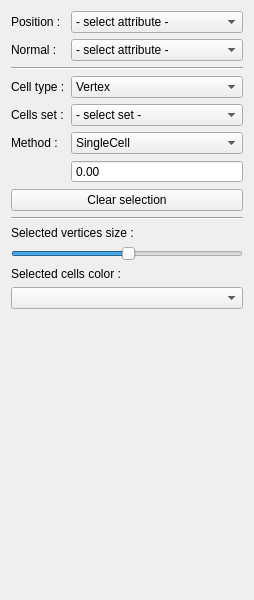
<?xml version="1.0" encoding="UTF-8"?>
<ui version="4.0">
 <exportmacro>SCHNAPPS_PLUGIN_SELECTION_API</exportmacro>
 <class>Selection_TabWidget</class>
 <widget class="QWidget" name="Selection_TabWidget">
  <property name="geometry">
   <rect>
    <x>0</x>
    <y>0</y>
    <width>254</width>
    <height>600</height>
   </rect>
  </property>
  <property name="windowTitle">
   <string>Form</string>
  </property>
  <layout class="QGridLayout" name="gridLayout">
   <item row="0" column="0">
    <widget class="QLabel" name="label_2">
     <property name="text">
      <string>Position :</string>
     </property>
    </widget>
   </item>
   <item row="0" column="1">
    <widget class="QComboBox" name="combo_positionAttribute">
     <property name="sizePolicy">
      <sizepolicy hsizetype="Expanding" vsizetype="Fixed">
       <horstretch>0</horstretch>
       <verstretch>0</verstretch>
      </sizepolicy>
     </property>
     <item>
      <property name="text">
       <string>- select attribute -</string>
      </property>
     </item>
    </widget>
   </item>
   <item row="1" column="0">
    <widget class="QLabel" name="label">
     <property name="text">
      <string>Normal :</string>
     </property>
    </widget>
   </item>
   <item row="1" column="1">
    <widget class="QComboBox" name="combo_normalAttribute">
     <item>
      <property name="text">
       <string>- select attribute -</string>
      </property>
     </item>
    </widget>
   </item>
   <item row="2" column="0" colspan="2">
    <widget class="Line" name="line">
     <property name="orientation">
      <enum>Qt::Horizontal</enum>
     </property>
    </widget>
   </item>
   <item row="3" column="0">
    <widget class="QLabel" name="label_7">
     <property name="text">
      <string>Cell type :</string>
     </property>
    </widget>
   </item>
   <item row="3" column="1">
    <widget class="QComboBox" name="combo_cellType">
     <property name="sizePolicy">
      <sizepolicy hsizetype="Expanding" vsizetype="Fixed">
       <horstretch>0</horstretch>
       <verstretch>0</verstretch>
      </sizepolicy>
     </property>
     <property name="currentIndex">
      <number>1</number>
     </property>
     <item>
      <property name="text">
       <string>Dart</string>
      </property>
     </item>
     <item>
      <property name="text">
       <string>Vertex</string>
      </property>
     </item>
     <item>
      <property name="text">
       <string>Edge</string>
      </property>
     </item>
     <item>
      <property name="text">
       <string>Face</string>
      </property>
     </item>
     <item>
      <property name="text">
       <string>Volume</string>
      </property>
     </item>
    </widget>
   </item>
   <item row="4" column="0">
    <widget class="QLabel" name="label_6">
     <property name="text">
      <string>Cells set :</string>
     </property>
    </widget>
   </item>
   <item row="4" column="1">
    <widget class="QComboBox" name="combo_cellsSet">
     <property name="sizePolicy">
      <sizepolicy hsizetype="Expanding" vsizetype="Fixed">
       <horstretch>0</horstretch>
       <verstretch>0</verstretch>
      </sizepolicy>
     </property>
     <item>
      <property name="text">
       <string>- select set -</string>
      </property>
     </item>
    </widget>
   </item>
   <item row="5" column="0">
    <widget class="QLabel" name="label_3">
     <property name="text">
      <string>Method :</string>
     </property>
    </widget>
   </item>
   <item row="5" column="1">
    <widget class="QComboBox" name="combo_selectionMethod">
     <property name="sizePolicy">
      <sizepolicy hsizetype="Expanding" vsizetype="Fixed">
       <horstretch>0</horstretch>
       <verstretch>0</verstretch>
      </sizepolicy>
     </property>
     <item>
      <property name="text">
       <string>SingleCell</string>
      </property>
     </item>
     <item>
      <property name="text">
       <string>WithinSphere</string>
      </property>
     </item>
     <item>
      <property name="text">
       <string>NormalAngle</string>
      </property>
     </item>
    </widget>
   </item>
   <item row="6" column="0">
    <widget class="QLabel" name="label_angle_radius">
     <property name="text">
      <string/>
     </property>
    </widget>
   </item>
   <item row="6" column="1">
    <widget class="QDoubleSpinBox" name="spin_angle_radius">
     <property name="toolTip">
      <string/>
     </property>
     <property name="statusTip">
      <string/>
     </property>
     <property name="whatsThis">
      <string/>
     </property>
     <property name="readOnly">
      <bool>true</bool>
     </property>
     <property name="buttonSymbols">
      <enum>QAbstractSpinBox::NoButtons</enum>
     </property>
     <property name="maximum">
      <double>999999999.000000000000000</double>
     </property>
    </widget>
   </item>
   <item row="7" column="0" colspan="2">
    <widget class="QPushButton" name="button_clear">
     <property name="text">
      <string>Clear selection</string>
     </property>
    </widget>
   </item>
   <item row="8" column="0" colspan="2">
    <widget class="Line" name="line_3">
     <property name="orientation">
      <enum>Qt::Horizontal</enum>
     </property>
    </widget>
   </item>
   <item row="9" column="0" colspan="2">
    <widget class="QLabel" name="label_4">
     <property name="text">
      <string>Selected vertices size :</string>
     </property>
    </widget>
   </item>
   <item row="10" column="0" colspan="2">
    <widget class="QSlider" name="slider_verticesScaleFactor">
     <property name="value">
      <number>50</number>
     </property>
     <property name="orientation">
      <enum>Qt::Horizontal</enum>
     </property>
     <property name="tickPosition">
      <enum>QSlider::NoTicks</enum>
     </property>
    </widget>
   </item>
   <item row="11" column="0" colspan="2">
    <widget class="QLabel" name="label_5">
     <property name="text">
      <string>Selected cells color :</string>
     </property>
    </widget>
   </item>
   <item row="13" column="0">
    <spacer name="verticalSpacer">
     <property name="orientation">
      <enum>Qt::Vertical</enum>
     </property>
     <property name="sizeHint" stdset="0">
      <size>
       <width>20</width>
       <height>40</height>
      </size>
     </property>
    </spacer>
   </item>
   <item row="12" column="0" colspan="2">
    <widget class="ColorComboBox" name="combo_color"/>
   </item>
  </layout>
 </widget>
 <customwidgets>
  <customwidget>
   <class>ColorComboBox</class>
   <extends>QComboBox</extends>
   <header>schnapps/core/color_combo_box.h</header>
  </customwidget>
 </customwidgets>
 <resources/>
 <connections/>
</ui>
